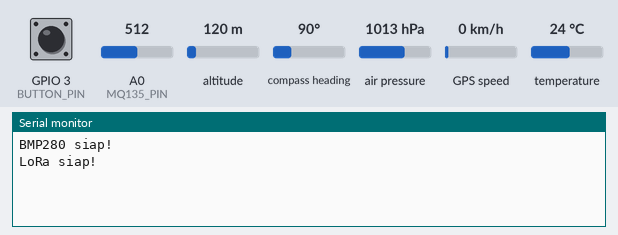
Recording of a sketch running on a simulated ESP8266 (NodeMCU). On the bench: the last lines printed to the serial monitor. Inputs (shaded band) come from the test bench; at power-on: GPIO 3 (BUTTON_PIN) HIGH, air pressure 1013 hPa, A0 (MQ135_PIN) = 512, temperature 24 °C, altitude 120 m, compass heading 90°, GPS speed 0 km/h. The GPS gets a fix after 3 s at 37.7749, -122.4194 with 8 satellites; no radio packets arrive unless stated.

Above: at 2.2 s.
2.3 s: GPIO 3 (BUTTON_PIN) pulled LOW for 0.15 s
At 3.2 s:
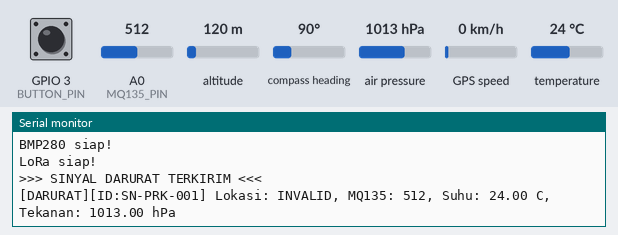
3.9 s: GPIO 3 (BUTTON_PIN) pulled LOW for 3.2 s
At 6.4 s:
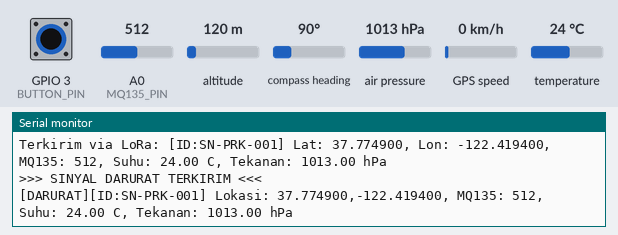
8.6 s: air pressure set to 952 hPa
At 9.3 s:
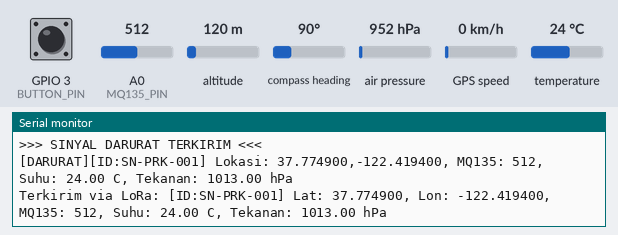
10.1 s: A0 (MQ135_PIN) set to 716
At 10.55 s:
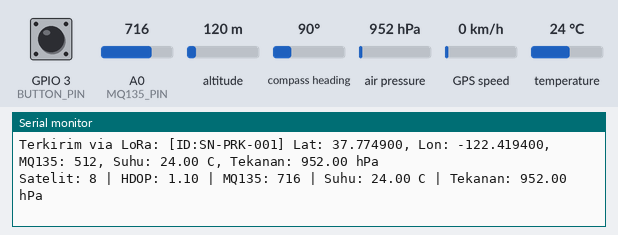
11.6 s: temperature set to 12 °C
At 12.4 s:
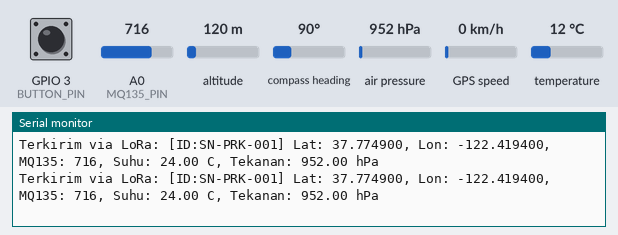
13.1 s: GPIO 3 (BUTTON_PIN) pulled LOW for 3.2 s
At 13.8 s:
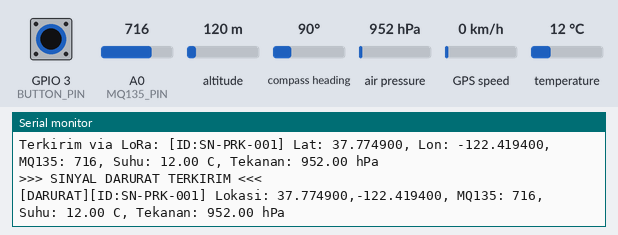

Measured:
- after the input at 2.3 s, the serial monitor: prints a new line after 0.06 s (image 1)
- after the input at 3.9 s, the serial monitor: prints a new line after 1.6 s (image 2)
- after the input at 10.1 s, the serial monitor: prints a new line after 0.29 s (image 4)
- after the input at 13.1 s, the serial monitor: prints a new line after 0.06 s (image 6)

The sketch:

transmiter_devices.ino
```cpp
#include <SPI.h>
#include <LoRa.h>
#include <TinyGPS++.h>
#include <SoftwareSerial.h>
#include <Wire.h>
#include <Adafruit_BMP280.h>

// ======================== KONFIGURASI ========================
// LoRa SX1278
#define LORA_SS   15  // D8
#define LORA_RST  16  // D0
#define LORA_DIO0 5   // D1

// GPS (TX GPS ke RX ESP8266)
#define GPS_RX 4     // D2 (GPIO4)
#define GPS_TX -1    // Tidak digunakan

// Sensor
#define MQ135_PIN A0

// Tombol Darurat (aktif LOW, menggunakan GPIO3 / RX)
#define BUTTON_PIN 3

// Nomor seri perangkat
const String NO_SERI = "SN-PRK-001";

// ============================================================

TinyGPSPlus gps;
SoftwareSerial gpsSerial(GPS_RX, GPS_TX);
Adafruit_BMP280 bmp;

unsigned long lastPrint = 0;
unsigned long lastLoRaSend = 0;
const long LORA_SEND_INTERVAL = 3000;

void setup() {
  delay(1000);
  Serial.begin(115200);
  gpsSerial.begin(9600);

  Wire.begin(0, 2); // SDA = GPIO0 (D3), SCL = GPIO2 (D4)

  pinMode(BUTTON_PIN, INPUT_PULLUP); // Tombol darurat

  if (!bmp.begin(0x76)) {
    Serial.println("Gagal mendeteksi BMP280!");
  } else {
    Serial.println("BMP280 siap!");
  }

  LoRa.setPins(LORA_SS, LORA_RST, LORA_DIO0);
  if (!LoRa.begin(433E6)) {
    Serial.println("LoRa init gagal!");
    while (1);
  }
  Serial.println("LoRa siap!");
}

void loop() {
  while (gpsSerial.available() > 0) {
    gps.encode(gpsSerial.read());
  }

  if (millis() - lastPrint > 5000) {
    tampilkanStatus();
    lastPrint = millis();
  }

  if (gps.location.isUpdated() || (millis() - lastLoRaSend > LORA_SEND_INTERVAL)) {
    kirimDataBiasa();
    lastLoRaSend = millis();
  }

  if (digitalRead(BUTTON_PIN) == LOW) {
    kirimDarurat();
    delay(3000); // Debounce tombol darurat
  }
}

void tampilkanStatus() {
  if (!gps.location.isValid()) {
    Serial.println("GPS belum valid! Menunggu sinyal...");
  } else {
    Serial.print("Satelit: ");
    Serial.print(gps.satellites.value());
    Serial.print(" | HDOP: ");
    Serial.print(gps.hdop.hdop());
  }

  int mq135Value = analogRead(MQ135_PIN);
  float temperature = bmp.readTemperature();
  float pressure = bmp.readPressure() / 100.0F;

  Serial.print(" | MQ135: ");
  Serial.print(mq135Value);
  Serial.print(" | Suhu: ");
  Serial.print(temperature);
  Serial.print(" C | Tekanan: ");
  Serial.print(pressure);
  Serial.println(" hPa");
}

void kirimDataBiasa() {
  String data = "[ID:" + NO_SERI + "] ";

  if (gps.location.isValid()) {
    data += "Lat: " + String(gps.location.lat(), 6) +
            ", Lon: " + String(gps.location.lng(), 6);
  } else {
    data += "Lat: INVALID, Lon: INVALID";
  }

  int mq135Value = analogRead(MQ135_PIN);
  float temperature = bmp.readTemperature();
  float pressure = bmp.readPressure() / 100.0F;

  data += ", MQ135: " + String(mq135Value);
  data += ", Suhu: " + String(temperature, 2) + " C";
  data += ", Tekanan: " + String(pressure, 2) + " hPa";

  sendLoRa(data);
  Serial.print("Terkirim via LoRa: ");
  Serial.println(data);
}

void kirimDarurat() {
  String pesan = "[DARURAT][ID:" + NO_SERI + "] ";

  if (gps.location.isValid()) {
    pesan += "Lokasi: " + String(gps.location.lat(), 6) + "," + String(gps.location.lng(), 6);
  } else {
    pesan += "Lokasi: INVALID";
  }

  int mq135Value = analogRead(MQ135_PIN);
  float temperature = bmp.readTemperature();
  float pressure = bmp.readPressure() / 100.0F;

  pesan += ", MQ135: " + String(mq135Value);
  pesan += ", Suhu: " + String(temperature, 2) + " C";
  pesan += ", Tekanan: " + String(pressure, 2) + " hPa";

  sendLoRa(pesan);
  Serial.println(">>> SINYAL DARURAT TERKIRIM <<<");
  Serial.println(pesan);
}

void sendLoRa(String message) {
  LoRa.beginPacket();
  LoRa.print(message);
  LoRa.endPacket();
}
```
